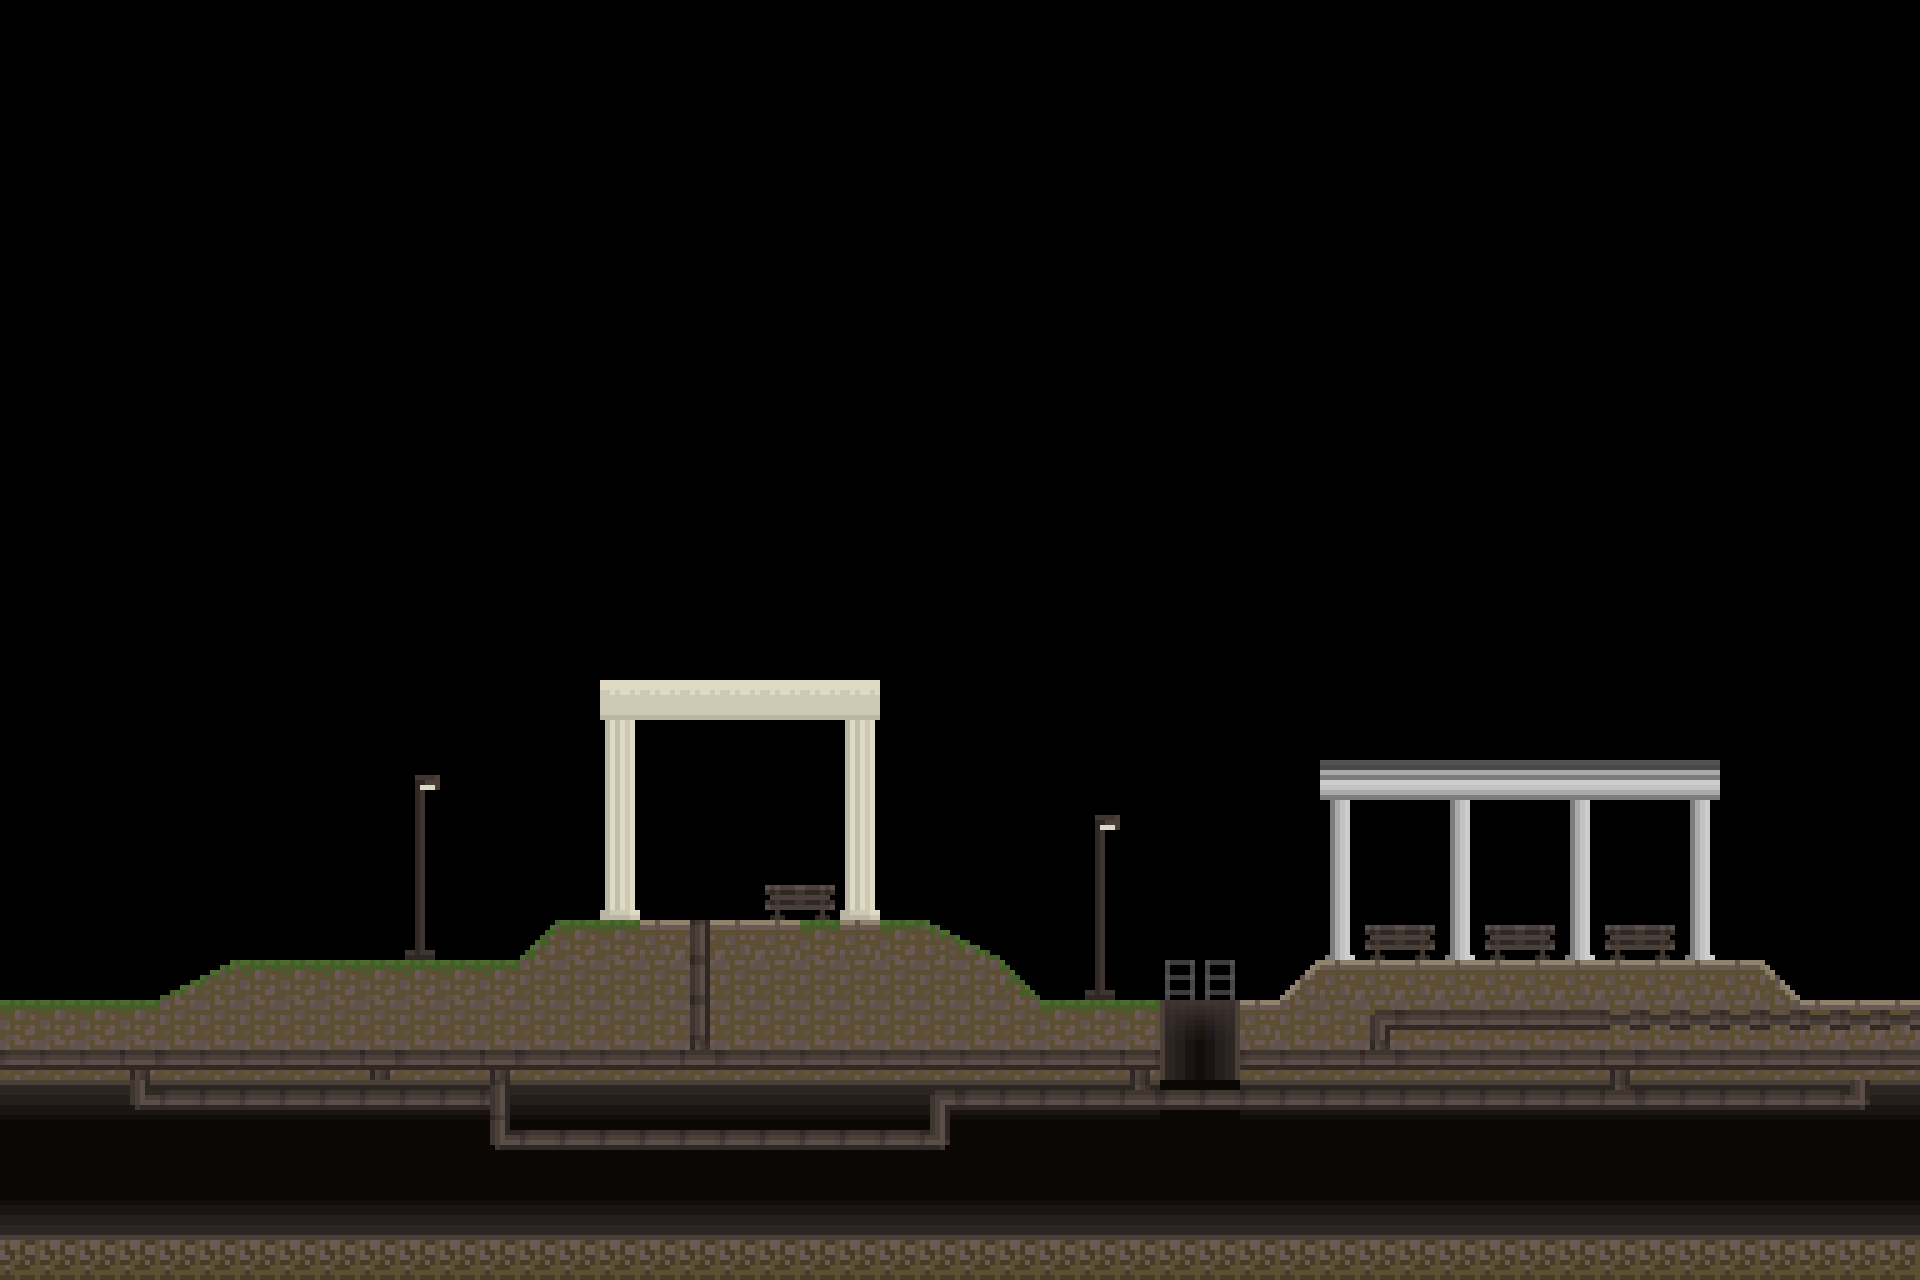

Rendered tile map (Tiled .tmx) drawn with the repository's tilesets; below, a short description and the map source with its tile grids summarised:
An orthogonal 48x32 tile map with 40x40 px tiles, 6 tile layers (bg, walls, subDecals, decals, ...) and 2 objects.

<map version="1.0" orientation="orthogonal" renderorder="left-up" width="48" height="32" tilewidth="40" tileheight="40" nextobjectid="16">
 <tileset firstgid="1" name="tilesetBig" tilewidth="40" tileheight="40">
  <image source="../assets/tilesetBig.png" width="640" height="640" />
 </tileset>
 <layer name="bg" width="48" height="32">
  <data>[1536 cells, 0 non-empty, 0 distinct tile ids]</data>
 </layer>
 <layer name="walls" width="48" height="32">
  <data>[1536 cells, 0 non-empty, 0 distinct tile ids]</data>
 </layer>
 <layer name="subDecals" width="48" height="32">
  <data>[1536 cells, 10 non-empty, 1 distinct tile ids]</data>
 </layer>
 <objectgroup name="objectsLayer" />
 <layer name="decals" width="48" height="32">
  <data>[1536 cells, 379 non-empty, 29 distinct tile ids]</data>
 </layer>
 <layer name="layer" width="48" height="32">
  <data>[1536 cells, 128 non-empty, 9 distinct tile ids]</data>
 </layer>
 <objectgroup name="slopes">
  <object id="14" x="-6.66667" y="997.333">
   <polyline points="0,0 161.333,0 240,-37.3333 521.333,-37.3333 564,-77.3333 933.333,-78.6667 1000,-42.6667 1045.33,2.66667 1166.67,2.66667 1168,86.6667 2.66667,86.6667 1.33333,1.33333" />
  </object>
  <object id="15" x="1236" y="1000">
   <polyline points="0,0 41.3333,0 89.3333,-38.6667 522.667,-38.6667 565.333,2.66667 688,1.33333 686.667,82.6667 1.33333,82.6667 0,2.66667" />
  </object>
 </objectgroup>
 <layer name="overlay" width="48" height="32">
  <data>[1536 cells, 48 non-empty, 7 distinct tile ids]</data>
 </layer>
</map>
